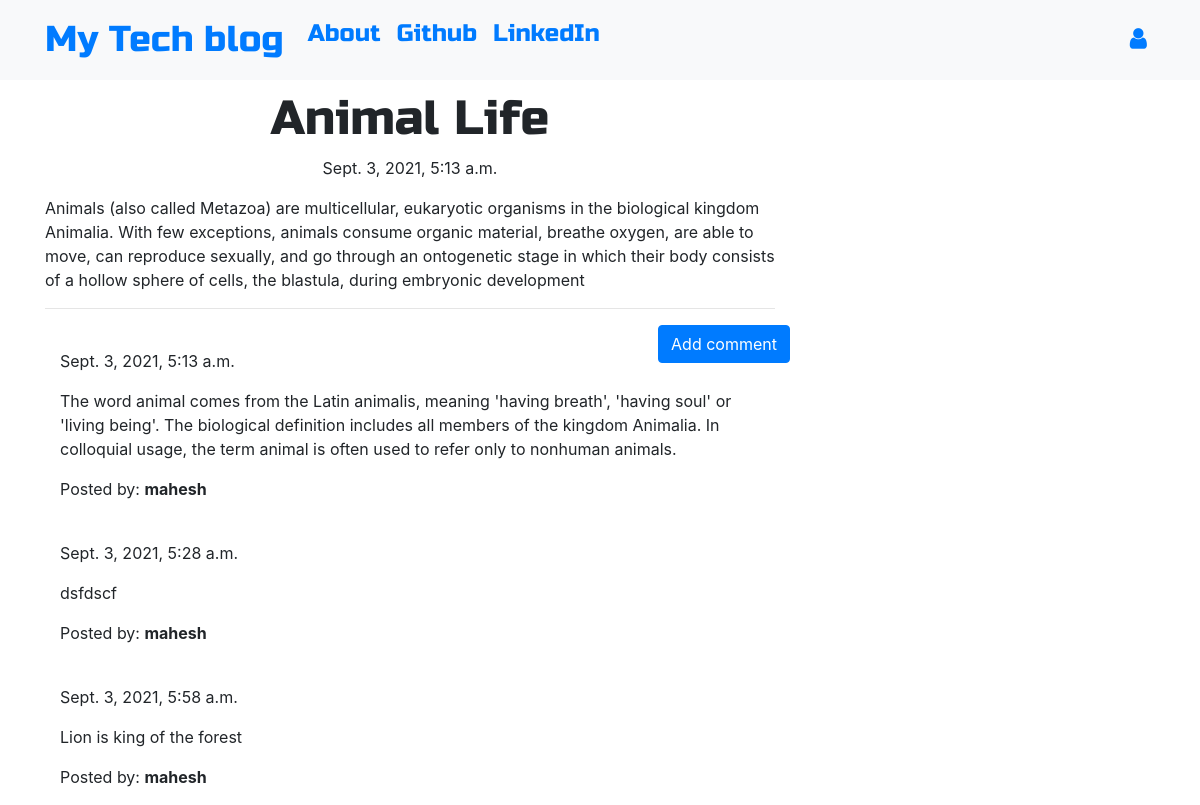
/post/6, run on the app's committed database.
### cloneapp/models.py (models this page shows, shortened)
class Post(models.Model):
    author = models.ForeignKey('auth.User',on_delete=models.CASCADE)
    title = models.CharField(max_length=200)
    text = models.TextField()
    created_date = models.DateTimeField(default=timezone.now)
    published_date = models.DateTimeField(blank=True, null=True)

class Comment(models.Model):
    post = models.ForeignKey('cloneapp.Post', related_name='comments',on_delete=models.CASCADE)
    author = models.CharField(max_length=200)
    text = models.TextField()
    created_date = models.DateTimeField(default=timezone.now)
    approved_comment = models.BooleanField(default=False)

### cloneapp/views.py (the view)
# urls.py: path('post/<int:pk>', views.PostDetailView.as_view(), name='post_detail'),
class PostDetailView(DetailView):
    model = Post

### cloneapp/templates/cloneapp/post_detail.html (shortened to what this page needs)
{% extends 'cloneapp/base.html' %}
{% block content %}
        <h1 class='posttitle loader'>{{ post.title }}</h1>
        {% if post.published_date %}
            <div class="date postdate">
                {{ post.published_date }}
            </div>
        {% else %}
            <a class="btn btn-outline-dark" href="{% url 'post_publish' pk=post.pk %}">Publish</a>
        {% endif %}
      <p class='postcontent' >{{ post.text|safe|linebreaksbr }}</p>
  <hr>
  <a class="btn btn-primary btn-comment" href="{% url 'add_comment_to_post' pk=post.pk %}">Add comment</a>
  <div class="container">
  {% for comment in post.comments.all %}
  <br>
      {% if user.is_authenticated or comment.approved_comment %}
              {{ comment.created_date }}
          <p>{{ comment.text|safe|linebreaks }}</p>
          <p>Posted by: <strong>{{ comment.author }}</strong></p>
      {% endif %}
  {% empty %}
      <p>No comments posted.</p>
  {% endfor %}
</div>
{% endblock %}

### cloneapp/static/css/clone.css (style rules this page uses)
.postdate { text-align: center; }
.posttitle { font-family: 'Russo One', sans-serif; font-size: 3em; text-align: center; }
.postcontent { font-family: 'Montserrat'; font-size: 1.5em; }
.btn-comment { position: absolute; right: 0px; }
.loader { filter:hue-rotate(0deg); color: linear-gradient(45deg,#0f8,#08f); animation:hue 5000ms infinite linear; }

### data on the page
Post: title "Animal Life", published_date "Sept. 3, 2021, 5:13 a.m.", text "Animals (also called Metazoa) are multicellular, eukaryotic organisms in the biological kingdom Animalia. With few exceptions, animals consume organic material, breathe oxygen, are able to move, can reproduce sexually, and go through an ontogenetic stage in which their body consists of a hollow sphere of cells, the blastula, during embryonic development"
Comment: created_date "Sept. 3, 2021, 5:13 a.m.", text "The word animal comes from the Latin animalis, meaning 'having breath', 'having soul' or 'living being'. The biological definition includes all members of the kingdom Animalia. In colloquial usage, the term animal is often used to refer only to nonhuman animals.", author "mahesh"
Comment: created_date "Sept. 3, 2021, 5:28 a.m.", text "dsfdscf", author "mahesh"
Comment: created_date "Sept. 3, 2021, 5:58 a.m.", text "Lion is king of the forest", author "mahesh"
